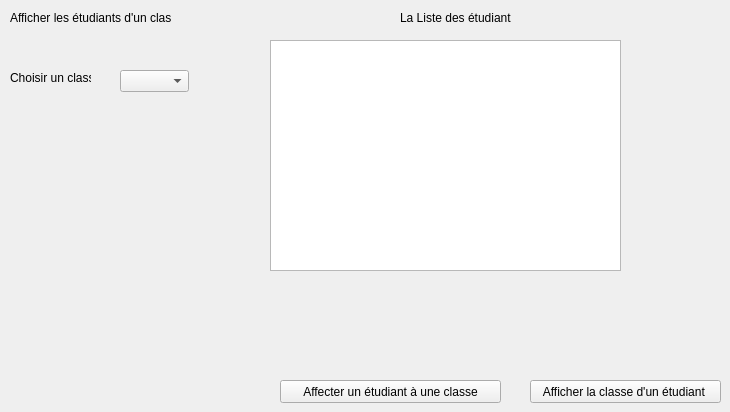
       <widget class="QWidget" name="page_7">
        <widget class="QLabel" name="label_79">
         <property name="geometry">
          <rect>
           <x>10</x>
           <y>10</y>
           <width>161</width>
           <height>16</height>
          </rect>
         </property>
         <property name="text">
          <string>Afficher les étudiants d'un classe </string>
         </property>
        </widget>
        <widget class="QLabel" name="label_80">
         <property name="geometry">
          <rect>
           <x>10</x>
           <y>70</y>
           <width>81</width>
           <height>16</height>
          </rect>
         </property>
         <property name="text">
          <string>Choisir un classe</string>
         </property>
        </widget>
        <widget class="QComboBox" name="comboBox_3">
         <property name="geometry">
          <rect>
           <x>120</x>
           <y>70</y>
           <width>69</width>
           <height>22</height>
          </rect>
         </property>
        </widget>
        <widget class="QTableView" name="tableView_4">
         <property name="geometry">
          <rect>
           <x>270</x>
           <y>40</y>
           <width>351</width>
           <height>231</height>
          </rect>
         </property>
        </widget>
        <widget class="QLabel" name="label_81">
         <property name="geometry">
          <rect>
           <x>400</x>
           <y>10</y>
           <width>111</width>
           <height>16</height>
          </rect>
         </property>
         <property name="text">
          <string>La Liste des étudiants</string>
         </property>
        </widget>
        <widget class="QPushButton" name="pushButton_24">
         <property name="geometry">
          <rect>
           <x>280</x>
           <y>380</y>
           <width>221</width>
           <height>23</height>
          </rect>
         </property>
         <property name="text">
          <string>Affecter un étudiant à une classe</string>
         </property>
        </widget>
        <widget class="QPushButton" name="pushButton_25">
         <property name="geometry">
          <rect>
           <x>530</x>
           <y>380</y>
           <width>191</width>
           <height>23</height>
          </rect>
         </property>
         <property name="text">
          <string>Afficher la classe d'un étudiant </string>
         </property>
        </widget>
       </widget>
